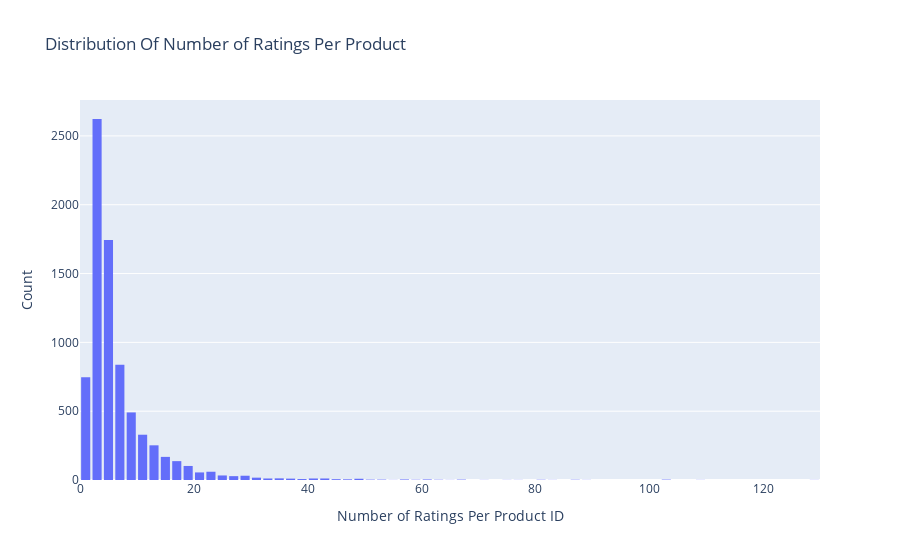

Notebook source saved alongside this figure:
### Markdown cell above
### See the number ratings per product

### Code cell
# Number of ratings per game_toy
data = df.groupby('asin')['overall'].count()

# Create trace
trace = go.Histogram(x = data.values,
                     name = 'overall',
                     xbins = dict(start = 0,size = 2))
# Create layout
layout = go.Layout(title = 'Distribution Of Number of Ratings Per Product',
                   xaxis = dict(title = 'Number of Ratings Per Product ID'),
                   yaxis = dict(title = 'Count'),
                   bargap = 0.2)

# Create plot
fig = go.Figure(data=[trace], layout=layout)
iplot(fig)

### Figure 1 — Plotly figure (JSON) as saved in the notebook; plotly's stock layout.template omitted (floating-point values rounded to 4 significant figures; data arrays with more than 128 entries replaced by an {"elided": "..."} marker saying what was removed)
{"data": [{"name": "overall", "type": "histogram", "x": {"elided": "7773 int values"}, "xbins": {"size": 2, "start": 0}}], "layout": {"bargap": 0.2, "title": {"text": "Distribution Of Number of Ratings Per Product"}, "xaxis": {"title": {"text": "Number of Ratings Per Product ID"}}, "yaxis": {"title": {"text": "Count"}}}}
